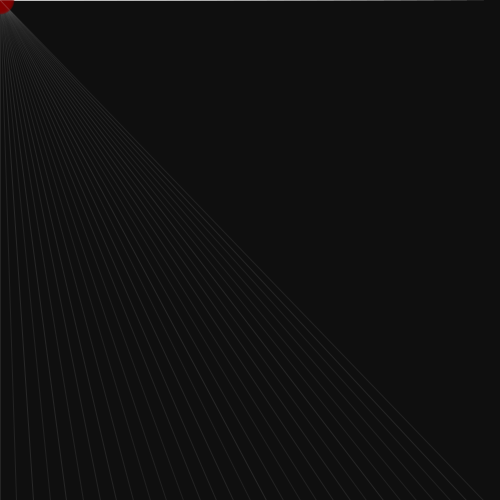
Frame 1 (no input)
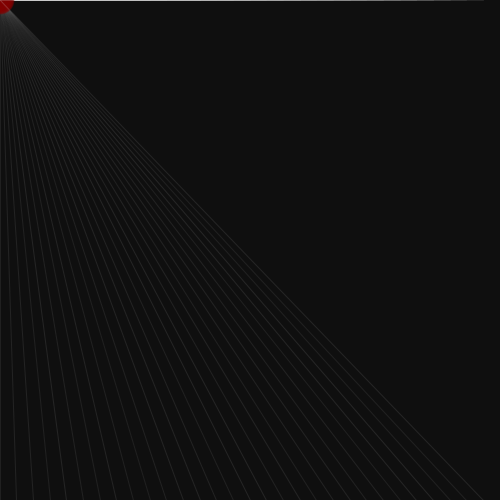
Frame 60 (the mouse pressed at the canvas centre just before this capture)
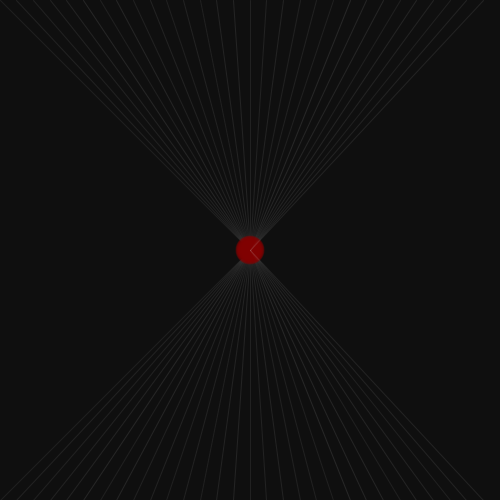
Frame 120 (the mouse held since frame 60 and released just before this capture)

The Processing sketch that drew these frames (run headless with seeded random() and noise(); from frame 60 on, the mouse is pressed at the canvas centre):

// Processing sketch: processing_33765
// ── processing_33765.pde

void setup() {
  size(500, 500);
  background(15);
  smooth();
}

//declare arrays for mouse position in x and y, length = 30
float mx[] = new float[30];
float my[] = new float[30];


void draw() {
  background(15);


  //reads entire array
  for (int i=1; i<30; i++) {
    //the first value is deleted, all values are moved one position down
    mx[i-1] = mx[i];
    my[i-1] = my[i];
  }
  //mouse x and y are the new last item of the arrays
  mx[30-1] = mouseX;
  my[30-1] = mouseY;

  //read again the array, with new values 
  for (int i=0;i< mx.length; i++) {
    //draw rect
    noStroke();
    fill(i+100, 0, 0, 100);
    ellipse(mx[i], my[i], i, i);

    strokeWeight(1);
    stroke(random(180, 255), 25);

    float mapa = map(i, 0, mx.length, 0, width);

    line (mapa, 0, mouseX, mouseY);
    //line (width, 0, mouseX, mouseY);
    //line (0, height, mouseX, mouseY);
    line (mapa, height, mouseX, mouseY);
  }
}
